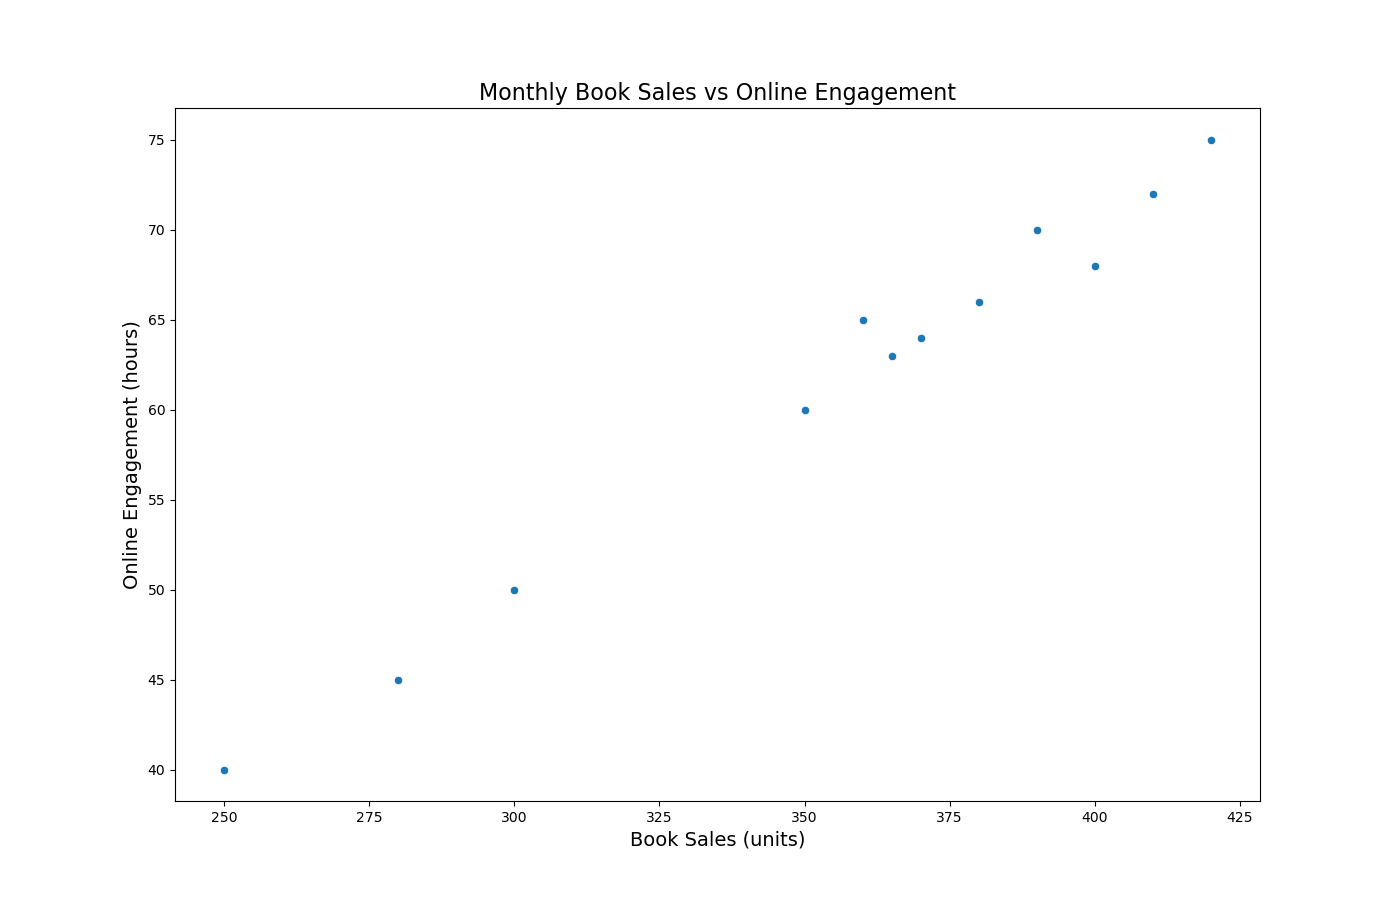

This chart was generated by the following Python code:

import seaborn as sns
import matplotlib.pyplot as plt
import pandas as pd

# Create the DataFrame
data = {
    'Month': ['January', 'February', 'March', 'April', 'May', 'June',
              'July', 'August', 'September', 'October', 'November', 'December'],
    'Book_Sales': [250, 300, 350, 280, 360, 390, 420, 410, 400, 380, 370, 365],
    'Online_Engagement': [40, 50, 60, 45, 65, 70, 75, 72, 68, 66, 64, 63]
}

df = pd.DataFrame(data)

# Create the scatterplot
plt.figure(figsize=(14, 9))
sns.scatterplot(x='Book_Sales', y='Online_Engagement', data=df,
                palette=['#FF5733', '#33FF57'])

plt.title('Monthly Book Sales vs Online Engagement', fontsize=16)
plt.xlabel('Book Sales (units)', fontsize=14)
plt.ylabel('Online Engagement (hours)', fontsize=14)

# Display the plot
plt.show()
